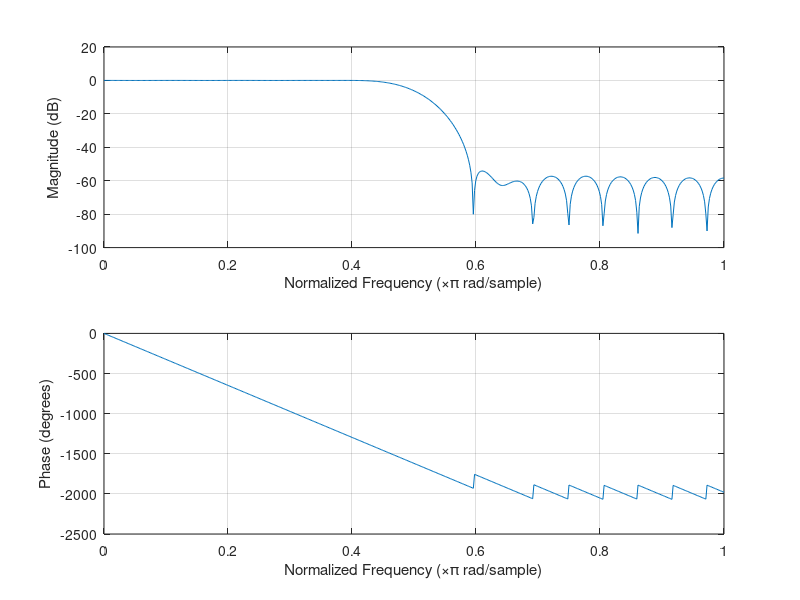

Recreate this plot in MATLAB. (Note: this script raises an error after producing the figure.)

%   Author:     Guillermo Bustos 24/09/2018
%   Project:    DIXITAL - FAMAF - PHD THESIS 
%       
% ========================================================================= 
% Build a Filter
% First execute fft_sinc_shifted.m script
% ========================================================================= 

% ----------- LOW PASS FILTER design --------------------------------------
n = 36; % Filter Order
b = fir1(n,[0.5]);   % Window-based FIR filter design
                      % 0.02 = Aprox 30khz cutoff freq 
                      % Uses a Hamming window to design an nth-order lowpass
figure
freqz(b,1,512)        % Freq uency response of filter

% Pad with zeros y_w. Adds zeros at the beginning and the end -------------
% Arbitrary defined, but we can set a rule like half of the window size
pad1 = zeros(1,50);
pad2 = zeros(1,50);

y_w_extended = cat(2,y_w,pad1); 
y_w_extended = cat(2,pad2,y_w_extended);

y_w_mod_extended = cat(2,y_mod_w,pad1); 
y_w_mod_extended = cat(2,pad2,y_w_mod_extended);

% Now reescale x_t_window to fit in new time array size -------------------
tmax = Ts * length(y_w_extended);
x_t_extended = linspace(0, tmax, length(y_w_extended));

figure
    plot(x_t_extended,y_w_extended,'--g','LineWidth',2); % Original
    grid on
    title('Same Windowed Sinc but Zero Padding - Extended Time')
    xlabel('Time (s)')
% -------- Filter extended window Sinc
outlo_1 = filter(b,1,y_w_extended); % Sinc (Not Module)
figure
    plot(x_t_extended,y_w_extended,'g','LineWidth',2); % Original
    hold on
    plot(x_t_extended,outlo_1); % Filtered
    grid on
    title('Lowpass Filtered Signal')
    xlabel('Time (s)')
    legend('Sinc','Filtered')
    
% --------- FFT filtered signal 
n = length(outlo_1);
n = 10*n; % multiplied by arbitrary number
p = nextpow2(n); % ensure to fit n elements multiple of power of two
n = 2^p; % set n power of two elements 
X_filtered = fft(outlo_1,n);
f = (0:n-1)*(Fs/n);     %frequency range
fft_filtered = abs(X_filtered);    %power

% Plot sHIFT FFT 
Y_shift_filtered = fftshift(X_filtered);
Fshift = (-n/2:n/2-1)*(Fs/n); % zero-centered frequency range
% Fshift = (0:n-1)*(Fs/n); % zero-centered frequency range
fft_shift_filtered_module = abs(Y_shift_filtered);     % zero-centered power

figure
subplot(2,1,1);  
   plot(f,fft_filtered);
   title('FFT Filtered singal');
   xlabel('freq');
   ylabel('FFT');
   grid on
subplot(2,1,2); 
   plot(Fshift,fft_shift_filtered_module)
   title('FFT filtered signal');
   xlabel('(freq)');
   ylabel('|FFT|');
   grid on

% -------------- All Plots together 

figure
subplot(2,1,1);  
    plot(x_t_extended,y_w_extended,'--g','LineWidth',2); % Original
    hold on
    plot(x_t_extended,outlo_1); % Filtered
    title('Time Domain - LPF FIR Filter')
    xlabel('Time (s)')
    legend('Sinc','Filtered')
    grid on
subplot(2,1,2); 
    plot(Fshift,fft_mod_shift,'g')
    hold on;
    plot(Fshift,fft_shift_filtered_module)
    title('Frequency Domain');
    xlabel('(freq)');
    ylabel('|FFT|');
    legend('FFT Sinc','FFT Sinc FIR')
    grid on

% -------------------------------------------------------------------------
% -------------------------------------------------------------------------
% ----------- Same for Module Sinc ----------------------------------------

% Now reescale x_t_window to fit in new time array size -------------------
% tmax = Ts * length(y_w_extended);
% x_t_extended = linspace(0, tmax, length(y_w_extended));

figure
    plot(x_t_extended,y_w_mod_extended,'--g','LineWidth',2); % Original
    grid on
    title('Sinc in Module - Zero Padding - Extended Time')
    xlabel('Time (s)')
% -----------------------
outlo = filter(b,1,y_w_mod_extended); % Sinc (Not Module)
figure
    plot(x_t_extended,y_w_mod_extended,'g','LineWidth',2); % Original
    hold on
    plot(x_t_extended,outlo); % Filtered
    grid on
    title('Sinc in Module - Lowpass Filtered Signal')
    xlabel('Time (s)')
    legend('Sinc','Filtered')
    
% --------- FFT filtered signal 
n = length(outlo);
n = 10*n; % multiplied by arbitrary number
p = nextpow2(n); % ensure to fit n elements multiple of power of two
n = 2^p; % set n power of two elements 
X_filtered = fft(outlo,n);
f = (0:n-1)*(Fs/n);     %frequency range
fft_filtered = abs(X_filtered);    %power

% Plot sHIFT FFT 
Y_shift_filtered = fftshift(X_filtered);
Fshift = (-n/2:n/2-1)*(Fs/n); % zero-centered frequency range
% Fshift = (0:n-1)*(Fs/n); % zero-centered frequency range
fft_shift_filtered_module = abs(Y_shift_filtered);     % zero-centered power

figure
subplot(2,1,1);  
   plot(f,fft_filtered);
   title('Sinc In Module - FFT Filtered singal');
   xlabel('freq');
   ylabel('FFT');
   grid on
subplot(2,1,2); 
   plot(Fshift,fft_shift_filtered_module)
   title('Sinc In Module - FFT filtered signal');
   xlabel('(freq)');
   ylabel('|FFT|');
   grid on

% -------------- All Plots together 

figure
subplot(2,1,1);  
    plot(x_t_extended,y_w_mod_extended,'--g','LineWidth',2); % Original
    hold on
    plot(x_t_extended,outlo); % Filtered
    title('Time Domain - LPF FIR Filter')
    xlabel('Time (s)')
    legend('|Sinc|','Filtered')
    grid on
subplot(2,1,2); 
    plot(Fshift,fft_shift_signalmodule,'g') % original |Sinc| FFT
    hold on;
    plot(Fshift,fft_shift_filtered_module)  % filtered |Sinc| FFT
    title('Frequency Domain');
    xlabel('(freq)');
    ylabel('|FFT|');
    legend('FFT |Sinc|','FFT |Sinc| FIR')
    grid on
